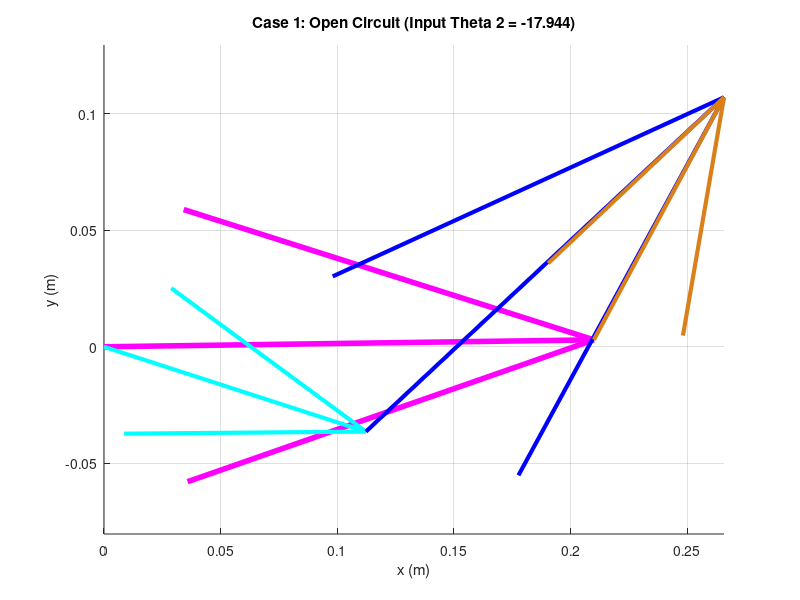
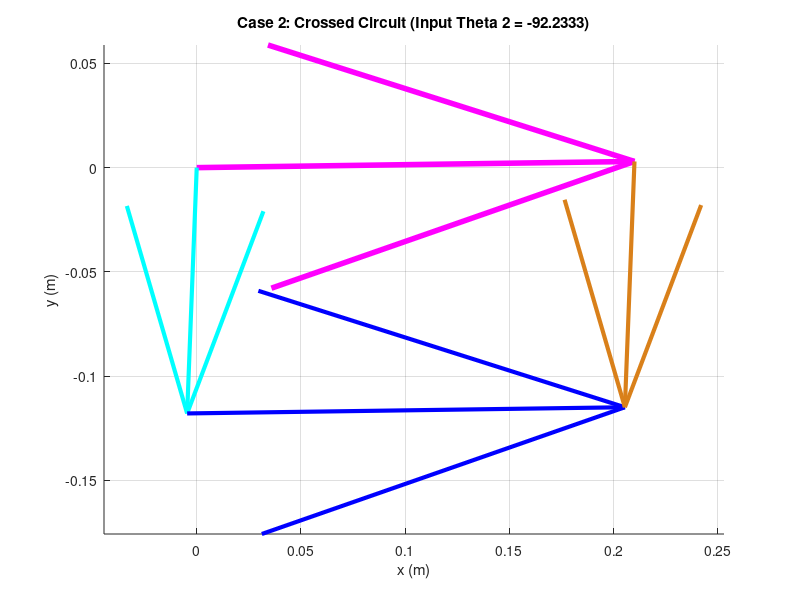

The MATLAB script that drew these images, in order:
clear all
close all
clc

% --- 1. Define Parameters (Unit: meters) ---
L1 = 0.210; % Ground (d) - Pink
L2 = 0.118; % Crank (a) - Cyan (Input from prev loop)
L3 = 0.210; % Coupler (b) - Blue
L4 = 0.118; % Rocker (c) - Brown/Orange

a = L2;
b = L3;
c = L4;
d = L1;

% Ground Offset
offset_deg = 0.81;
offset = deg2rad(offset_deg);

% --- 2. Define K Constants (Forward Analysis: Link 2 is Input) ---
% Standard Freudenstein for Theta 2 Input -> Find Theta 4 & 3
K1 = d/a;
K2 = d/c;
K3 = (a^2 - b^2 + c^2 + d^2)/(2*a*c);
K4 = d/b;
K5 = (c^2 - d^2 - a^2 - b^2)/(2*a*b);

% ==========================================
% CASE 1: Open Circuit (Input Theta 2 = -17.944)
% ==========================================
q2d_open = -17.944;
q2_1 = deg2rad(q2d_open) - offset; % Local Theta 2

% --- Calculate Coefficients for Theta 4 (Rocker) ---
A1 = cos(q2_1) - K1 - K2*cos(q2_1) + K3;
B1 = -2*sin(q2_1);
C1 = K1 - (K2+1)*cos(q2_1) + K3;

% --- Calculate Coefficients for Theta 3 (Coupler) ---
D1 = cos(q2_1) - K1 + K4*cos(q2_1) + K5;
E1 = -2*sin(q2_1);
F1 = K1 + (K4-1)*cos(q2_1) + K5;

% --- Solve for Theta 4 & 3 (Case 1) ---
% Using standard quadratic formula (+/- sqrt)
% We select the root that maintains the Open assembly form
q4_open = 2*atan((-B1 - sqrt(B1^2 - 4*A1*C1))/(2*A1));
q3_open = 2*atan((-E1 - sqrt(E1^2 - 4*D1*F1))/(2*D1));

q4_open_d = rad2deg(q4_open) + offset_deg;
q3_open_d = rad2deg(q3_open) + offset_deg;


% ==========================================
% CASE 2: Crossed Circuit (Input Theta 2 = -92.2333)
% ==========================================
q2d_cross = -92.2333;
q2_2 = deg2rad(q2d_cross) - offset; % Local Theta 2

% --- Calculate Coefficients for Theta 4 ---
A2 = cos(q2_2) - K1 - K2*cos(q2_2) + K3;
B2 = -2*sin(q2_2);
C2 = K1 - (K2+1)*cos(q2_2) + K3;

% --- Calculate Coefficients for Theta 3 ---
D2 = cos(q2_2) - K1 + K4*cos(q2_2) + K5;
E2 = -2*sin(q2_2);
F2 = K1 + (K4-1)*cos(q2_2) + K5;

% --- Solve for Theta 4 & 3 (Case 2) ---
% Using standard quadratic formula
q4_cross = 2*atan((-B2 + sqrt(B2^2 - 4*A2*C2))/(2*A2));
q3_cross = 2*atan((-E2 + sqrt(E2^2 - 4*D2*F2))/(2*D2));

q4_cross_d = rad2deg(q4_cross) + offset_deg;
q3_cross_d = rad2deg(q3_cross) + offset_deg;


% ==========================================
% Vector Calculation & Plotting
% ==========================================
% Ground Vector
RO4O2 = d*exp(j*offset);
RO4O2x = real(RO4O2); RO4O2y = imag(RO4O2);

% --- Vector Case 1 (Open) ---
RA1 = a*exp(j*(q2_1 + offset));
RBA1 = b*exp(j*(q3_open + offset));
RBO4_1 = c*exp(j*(q4_open + offset));

RA1x = real(RA1); RA1y = imag(RA1);
RBA1x = real(RBA1); RBA1y = imag(RBA1);
RBO4_1x = real(RBO4_1); RBO4_1y = imag(RBO4_1);

% --- Vector Case 2 (Crossed) ---
RA2 = a*exp(j*(q2_2 + offset));
RBA2 = b*exp(j*(q3_cross + offset));
RBO4_2 = c*exp(j*(q4_cross + offset));

RA2x = real(RA2); RA2y = imag(RA2);
RBA2x = real(RBA2); RBA2y = imag(RBA2);
RBO4_2x = real(RBO4_2); RBO4_2y = imag(RBO4_2);

% --- Plotting Case 1 ---
figure(1)
title('Case 1: Open Circuit (Input Theta 2 = -17.944)');
hold on;
% Ground (Link 1 - Pink)
quiver(0,0, RO4O2x, RO4O2y, 0, 'Color', [1 0 1], 'MaxHeadSize', 0.5, 'LineWidth', 4);
% Crank (Link 2 - Cyan)
quiver(0,0, RA1x, RA1y, 0, 'cyan', 'MaxHeadSize', 0.5, 'LineWidth', 3);
% Coupler (Link 3 - Blue)
quiver(RA1x, RA1y, RBA1x, RBA1y, 0, 'blue', 'MaxHeadSize', 0.5, 'LineWidth', 3);
% Rocker (Link 4 - Brown/Orange)
quiver(RO4O2x, RO4O2y, RBO4_1x, RBO4_1y, 0, 'Color', [0.85 0.5 0.1], 'MaxHeadSize', 0.5, 'LineWidth', 3);
axis equal; grid on;
xlabel('x (m)'); ylabel('y (m)');

% --- Plotting Case 2 ---
figure(2)
title('Case 2: Crossed Circuit (Input Theta 2 = -92.2333)');
hold on;
% Ground (Link 1 - Pink)
quiver(0,0, RO4O2x, RO4O2y, 0, 'Color', [1 0 1], 'MaxHeadSize', 0.5, 'LineWidth', 4);
% Crank (Link 2 - Cyan)
quiver(0,0, RA2x, RA2y, 0, 'cyan', 'MaxHeadSize', 0.5, 'LineWidth', 3);
% Coupler (Link 3 - Blue)
quiver(RA2x, RA2y, RBA2x, RBA2y, 0, 'blue', 'MaxHeadSize', 0.5, 'LineWidth', 3);
% Rocker (Link 4 - Brown/Orange)
quiver(RO4O2x, RO4O2y, RBO4_2x, RBO4_2y, 0, 'Color', [0.85 0.5 0.1], 'MaxHeadSize', 0.5, 'LineWidth', 3);
axis equal; grid on;
xlabel('x (m)'); ylabel('y (m)');

% Display Results
disp('--- Results ---');
disp(['Case 1 (Open): Input q2=',num2str(q2d_open),' -> Calc q3=', num2str(q3_open_d), ', q4=', num2str(q4_open_d)]);
disp(['Case 2 (Crossed): Input q2=',num2str(q2d_cross),' -> Calc q3=', num2str(q3_cross_d), ', q4=', num2str(q4_cross_d)]);
